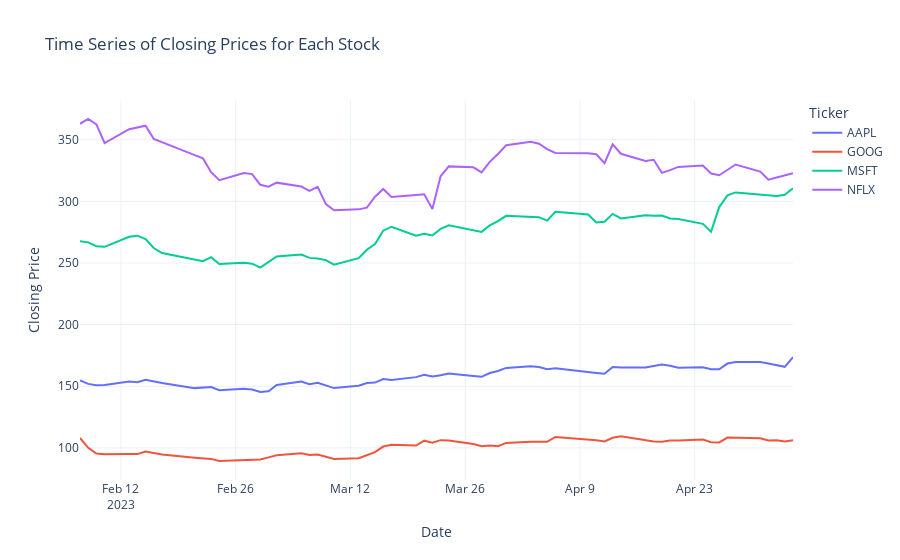

Notebook cell for this chart:
### Markdown cell above
# Time series Analysis
Plot time series to observe trends over time.

### Code cell
# Plot time series to observe trends over time of each stock.
# create a copy for avoid modifying original data
new_stock = stock_data.copy()
new_stock['Date'] = pd.to_datetime(new_stock['Date'])  # Convert 'Date' column to datetime format

# pivot the data to create new dataframe
pivot_data = new_stock.pivot(index='Date', columns='Ticker', values='Close')

# create an interactive plot with plotly
fig = go.Figure()

# Add a trace for each ticker
for ticker in pivot_data.columns:
    fig.add_trace(go.Scatter(x=pivot_data.index, y=pivot_data[ticker], name=ticker))

# Update layout for better readability
fig.update_layout(title='Time Series of Closing Prices for Each Stock',
                  xaxis_title='Date',
                  yaxis_title='Closing Price',
                  legend_title='Ticker',
                  hovermode='x unified',
                  template='plotly_white')

# Show the plot
fig.show()
